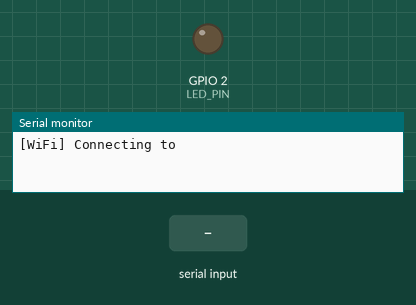
Recording of a program running on a simulated ESP32. On the bench: output pins drawn as LEDs (lit = HIGH), the last lines printed to the serial monitor. Dashed ring = blinking. The inputs (shaded band) are chosen by the test bench. WiFi joins after 1.5 s; servers stay silent unless stated; not simulated (calls return 0 or success): secrets.h.

Above: at 0.4 s.
At 3.0 s:
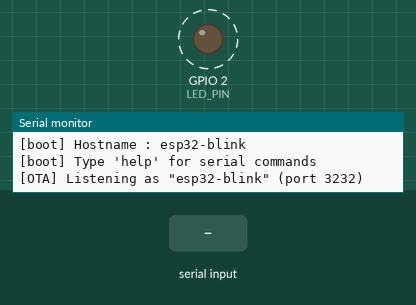
3.1 s: "get_ip\n" received over Serial
4.6 s: "get_mac\n" received over Serial
7.6 s: "get_hostname\n" received over Serial
At 7.71 s:
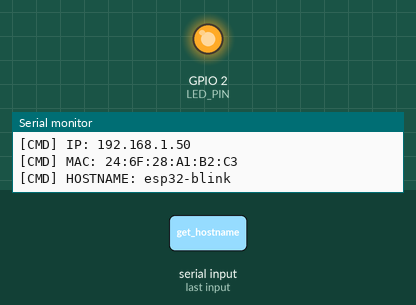
Timing chart, 0 to 14.3 s (numbered marks = the images above; inputs shaded):
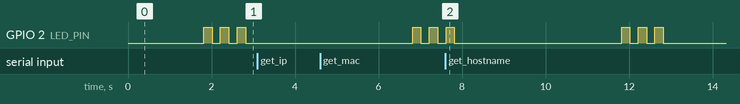

The program:

main.cpp
```cpp
#include <Arduino.h>
#include <WiFi.h>
#include <ArduinoOTA.h>
#include "config.h"
#include "secrets.h"

// ═══════════════════════════════════════════════════════════════════════════
//  Serial command protocol
// ═══════════════════════════════════════════════════════════════════════════
//
//  Send a command (terminated with \n) and the board replies on the same
//  serial port.  All reply lines start with "[CMD] " for easy parsing.
//
//  Commands        Response
//  ────────────    ───────────────────────────────────────────────────────
//  get_ip          [CMD] IP: 192.168.1.42
//  get_mac         [CMD] MAC: AA:BB:CC:DD:EE:FF
//  get_hostname    [CMD] HOSTNAME: esp32-blink-1
//  get_info        [CMD] MAC: ...  + IP: ...  + HOSTNAME: ...  (3 lines)
//  help            [CMD] HELP: get_ip | get_mac | get_hostname | get_info
//
//  Unknown command → [CMD] ERROR: unknown command '<cmd>'
// ═══════════════════════════════════════════════════════════════════════════

static void handleSerialCommands() {
    if (!Serial.available()) return;

    String cmd = Serial.readStringUntil('\n');
    cmd.trim();
    cmd.toLowerCase();

    if (cmd.length() == 0) return;

    if (cmd == "get_ip") {
        Serial.printf("[CMD] IP: %s\r\n", WiFi.localIP().toString().c_str());

    } else if (cmd == "get_mac") {
        Serial.printf("[CMD] MAC: %s\r\n", WiFi.macAddress().c_str());

    } else if (cmd == "get_hostname") {
        Serial.printf("[CMD] HOSTNAME: %s\r\n", OTA_HOSTNAME);

    } else if (cmd == "get_info") {
        Serial.printf("[CMD] MAC: %s\r\n",      WiFi.macAddress().c_str());
        Serial.printf("[CMD] IP: %s\r\n",       WiFi.localIP().toString().c_str());
        Serial.printf("[CMD] HOSTNAME: %s\r\n", OTA_HOSTNAME);

    } else if (cmd == "help") {
        Serial.println(F("[CMD] HELP: get_ip | get_mac | get_hostname | get_info"));

    } else {
        Serial.printf("[CMD] ERROR: unknown command '%s'\r\n", cmd.c_str());
    }
}

// ═══════════════════════════════════════════════════════════════════════════
//  WiFi
// ═══════════════════════════════════════════════════════════════════════════

static void connectWiFi() {
    Serial.printf("\n[WiFi] Connecting to %s", WIFI_SSID);
    WiFi.mode(WIFI_STA);
    WiFi.begin(WIFI_SSID, WIFI_PASSWORD);

    uint8_t attempts = 0;
    while (WiFi.status() != WL_CONNECTED) {
        delay(500);
        Serial.print('.');
        if (++attempts > 40) {
            Serial.println(F("\n[WiFi] Timeout — restarting"));
            ESP.restart();
        }
    }
    Serial.println(F("\n[WiFi] Connected"));
    // Boot info printed once — also available on demand via get_info
    Serial.printf("[boot] MAC      : %s\r\n", WiFi.macAddress().c_str());
    Serial.printf("[boot] IP       : %s\r\n", WiFi.localIP().toString().c_str());
    Serial.printf("[boot] Hostname : %s\r\n", OTA_HOSTNAME);
    Serial.println(F("[boot] Type 'help' for serial commands"));
}

// ═══════════════════════════════════════════════════════════════════════════
//  OTA
// ═══════════════════════════════════════════════════════════════════════════

static void setupOTA() {
    ArduinoOTA.setHostname(OTA_HOSTNAME);
    if (strlen(OTA_PASSWORD) > 0) ArduinoOTA.setPassword(OTA_PASSWORD);

    ArduinoOTA.onStart([]() {
        String t = (ArduinoOTA.getCommand() == U_FLASH) ? "sketch" : "filesystem";
        Serial.printf("[OTA] Start: %s\r\n", t.c_str());
        digitalWrite(LED_PIN, LOW);
    });
    ArduinoOTA.onEnd([]()  { Serial.println(F("[OTA] Done — rebooting")); });
    ArduinoOTA.onProgress([](unsigned int p, unsigned int t) {
        Serial.printf("[OTA] %u%%\r", p * 100 / t);
    });
    ArduinoOTA.onError([](ota_error_t e) {
        const char* msg = "unknown";
        switch (e) {
            case OTA_AUTH_ERROR:    msg = "auth failed";    break;
            case OTA_BEGIN_ERROR:   msg = "begin failed";   break;
            case OTA_CONNECT_ERROR: msg = "connect failed"; break;
            case OTA_RECEIVE_ERROR: msg = "receive failed"; break;
            case OTA_END_ERROR:     msg = "end failed";     break;
        }
        Serial.printf("[OTA] Error: %s\r\n", msg);
    });

    ArduinoOTA.begin();
    Serial.printf("[OTA] Listening as \"%s\" (port 3232)\r\n", OTA_HOSTNAME);
}

// ═══════════════════════════════════════════════════════════════════════════
//  Blink state machine  (non-blocking — keeps OTA.handle() running)
// ═══════════════════════════════════════════════════════════════════════════

static void runBlinkPattern() {
    enum Phase : uint8_t { LED_ON, LED_OFF, DARK };
    static Phase    phase    = LED_ON;
    static uint8_t  count    = 0;
    static uint32_t lastTick = 0;

    uint32_t now = millis();
    switch (phase) {
        case LED_ON:
            if (count == 0 || now - lastTick >= (uint32_t)BLINK_OFF_MS) {
                digitalWrite(LED_PIN, HIGH);
                lastTick = now;
                phase = LED_OFF;
            }
            break;
        case LED_OFF:
            if (now - lastTick >= (uint32_t)BLINK_ON_MS) {
                digitalWrite(LED_PIN, LOW);
                lastTick = now;
                if (++count >= BLINK_COUNT) { count = 0; phase = DARK; }
                else phase = LED_ON;
            }
            break;
        case DARK:
            if (now - lastTick >= (uint32_t)DARK_MS) {
                lastTick = now;
                phase = LED_ON;
            }
            break;
    }
}

// ═══════════════════════════════════════════════════════════════════════════
//  Entry points
// ═══════════════════════════════════════════════════════════════════════════

void setup() {
    Serial.begin(115200);
    delay(300);
    pinMode(LED_PIN, OUTPUT);
    digitalWrite(LED_PIN, LOW);
    connectWiFi();
    setupOTA();
}

void loop() {
    ArduinoOTA.handle();      // must run every iteration
    handleSerialCommands();   // non-blocking: only acts if bytes are waiting
    runBlinkPattern();        // non-blocking state machine
}
```

config.h
```cpp
#pragma once

// ── OTA hostname ─────────────────────────────────────────────────────────────
// This can be overridden by a compiler -D flag without touching this file:
//   pio run --build-flag='-DOTA_HOSTNAME=\"esp32-blink-2\"'
// The Python script does this automatically via --hostname.
//
// ⚠ Every board on the same network MUST have a unique hostname —
//   duplicate mDNS names cause OTA discovery and upload to fail.
#ifndef OTA_HOSTNAME
#define OTA_HOSTNAME "esp32-blink"
#endif

// OTA password — leave "" to disable.
// If set, also uncomment upload_flags in platformio.ini.
#define OTA_PASSWORD  ""

// ── Hardware ─────────────────────────────────────────────────────────────────
// Built-in LED: most ESP32 DevKit = GPIO 2, LOLIN D32 = GPIO 5
#define LED_PIN 2

// ── Blink pattern ────────────────────────────────────────────────────────────
#define BLINK_COUNT  3
#define BLINK_ON_MS  200
#define BLINK_OFF_MS 200
#define DARK_MS      4000
```
